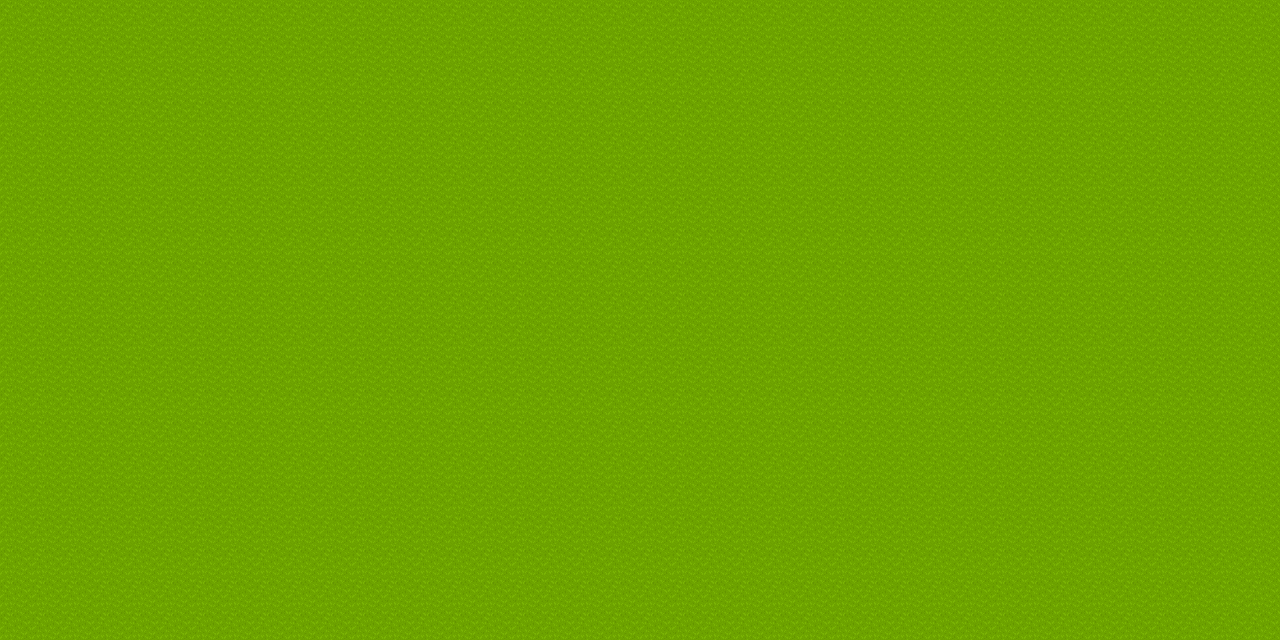

Below is a game level as drawn by its tile map, then a one-line description and the .tmx file that defines it, in full:
An orthogonal 40x20 tile map with 32x32 px tiles, 1 tile layer (Ground) and 9 objects (4x Node, 3x Guy, 2x City).

<map version="1.10" tiledversion="1.11.2" orientation="orthogonal" renderorder="right-down" width="40" height="20" tilewidth="32" tileheight="32" infinite="0" nextlayerid="3" nextobjectid="10">
 <tileset firstgid="1" source="[Base]BaseChip_pipo.tsx" />
 <layer id="1" name="Ground" width="40" height="20">
  <data encoding="csv">
2,2,2,2,2,2,2,2,2,2,2,2,2,2,2,2,2,2,2,2,2,2,2,2,2,2,2,2,2,2,2,2,2,2,2,2,2,2,2,2,
2,2,2,2,2,2,2,2,2,2,2,2,2,2,2,2,2,2,2,2,2,2,2,2,2,2,2,2,2,2,2,2,2,2,2,2,2,2,2,2,
2,2,2,2,2,2,2,2,2,2,2,2,2,2,2,2,2,2,2,2,2,2,2,2,2,2,2,2,2,2,2,2,2,2,2,2,2,2,2,2,
2,2,2,2,2,2,2,2,2,2,2,2,2,2,2,2,2,2,2,2,2,2,2,2,2,2,2,2,2,2,2,2,2,2,2,2,2,2,2,2,
2,2,2,2,2,2,2,2,2,2,2,2,2,2,2,2,2,2,2,2,2,2,2,2,2,2,2,2,2,2,2,2,2,2,2,2,2,2,2,2,
2,2,2,2,2,2,2,2,2,2,2,2,2,2,2,2,2,2,2,2,2,2,2,2,2,2,2,2,2,2,2,2,2,2,2,2,2,2,2,2,
2,2,2,2,2,2,2,2,2,2,2,2,2,2,2,2,2,2,2,2,2,2,2,2,2,2,2,2,2,2,2,2,2,2,2,2,2,2,2,2,
2,2,2,2,2,2,2,2,2,2,2,2,2,2,2,2,2,2,2,2,2,2,2,2,2,2,2,2,2,2,2,2,2,2,2,2,2,2,2,2,
2,2,2,2,2,2,2,2,2,2,2,2,2,2,2,2,2,2,2,2,2,2,2,2,2,2,2,2,2,2,2,2,2,2,2,2,2,2,2,2,
2,2,2,2,2,2,2,2,2,2,2,2,2,2,2,2,2,2,2,2,2,2,2,2,2,2,2,2,2,2,2,2,2,2,2,2,2,2,2,2,
2,2,2,2,2,2,2,2,2,2,2,2,2,2,2,2,2,2,2,2,2,2,2,2,2,2,2,2,2,2,2,2,2,2,2,2,2,2,2,2,
2,2,2,2,2,2,2,2,2,2,2,2,2,2,2,2,2,2,2,2,2,2,2,2,2,2,2,2,2,2,2,2,2,2,2,2,2,2,2,2,
2,2,2,2,2,2,2,2,2,2,2,2,2,2,2,2,2,2,2,2,2,2,2,2,2,2,2,2,2,2,2,2,2,2,2,2,2,2,2,2,
2,2,2,2,2,2,2,2,2,2,2,2,2,2,2,2,2,2,2,2,2,2,2,2,2,2,2,2,2,2,2,2,2,2,2,2,2,2,2,2,
2,2,2,2,2,2,2,2,2,2,2,2,2,2,2,2,2,2,2,2,2,2,2,2,2,2,2,2,2,2,2,2,2,2,2,2,2,2,2,2,
2,2,2,2,2,2,2,2,2,2,2,2,2,2,2,2,2,2,2,2,2,2,2,2,2,2,2,2,2,2,2,2,2,2,2,2,2,2,2,2,
2,2,2,2,2,2,2,2,2,2,2,2,2,2,2,2,2,2,2,2,2,2,2,2,2,2,2,2,2,2,2,2,2,2,2,2,2,2,2,2,
2,2,2,2,2,2,2,2,2,2,2,2,2,2,2,2,2,2,2,2,2,2,2,2,2,2,2,2,2,2,2,2,2,2,2,2,2,2,2,2,
2,2,2,2,2,2,2,2,2,2,2,2,2,2,2,2,2,2,2,2,2,2,2,2,2,2,2,2,2,2,2,2,2,2,2,2,2,2,2,2,
2,2,2,2,2,2,2,2,2,2,2,2,2,2,2,2,2,2,2,2,2,2,2,2,2,2,2,2,2,2,2,2,2,2,2,2,2,2,2,2
</data>
 </layer>
 <objectgroup id="2" name="Entities">
  <object id="1" name="West" type="City" gid="294" x="384" y="352" width="32" height="32">
   <properties>
    <property name="alliance" value="West" />
    <property name="buyPrice" type="float" value="10" />
    <property name="sellPrice" type="float" value="12" />
    <property name="storedAmount" type="float" value="110" />
   </properties>
  </object>
  <object id="2" name="East" type="City" gid="294" x="1088" y="352" width="32" height="32">
   <properties>
    <property name="alliance" value="East" />
    <property name="buyPrice" type="float" value="10" />
    <property name="sellPrice" type="float" value="12" />
    <property name="storedAmount" type="float" value="90" />
   </properties>
  </object>
  <object id="3" name="wnTop" type="Node" gid="878" x="32" y="224" width="32" height="32">
   <properties>
    <property name="harvestRate" type="float" value="20" />
    <property name="regenDelay" type="float" value="5" />
    <property name="regenRate" type="float" value="0.9" />
    <property name="resourceAmount" type="float" value="50" />
    <property name="resourceAmountMax" type="float" value="50" />
   </properties>
  </object>
  <object id="4" name="wnBot" type="Node" gid="878" x="32" y="480" width="32" height="32">
   <properties>
    <property name="harvestRate" type="float" value="20" />
    <property name="regenDelay" type="float" value="5" />
    <property name="regenRate" type="float" value="0.9" />
    <property name="resourceAmount" type="float" value="50" />
    <property name="resourceAmountMax" type="float" value="50" />
   </properties>
  </object>
  <object id="5" name="enBot" type="Node" gid="878" x="1184" y="480" width="32" height="32">
   <properties>
    <property name="harvestRate" type="float" value="20" />
    <property name="regenDelay" type="float" value="10" />
    <property name="regenRate" type="float" value="0.6" />
    <property name="resourceAmount" type="float" value="50" />
    <property name="resourceAmountMax" type="float" value="50" />
   </properties>
  </object>
  <object id="6" name="enTop" type="Node" gid="878" x="1184" y="224" width="32" height="32">
   <properties>
    <property name="harvestRate" type="float" value="20" />
    <property name="regenDelay" type="float" value="10" />
    <property name="regenRate" type="float" value="0.8" />
    <property name="resourceAmount" type="float" value="50" />
    <property name="resourceAmountMax" type="float" value="50" />
   </properties>
  </object>
  <object id="7" name="gW2" type="Guy" gid="1028" x="128" y="352" width="32" height="32">
   <properties>
    <property name="autonomyEnabled" type="bool" value="true" />
    <property name="carryCapacity" type="float" value="20" />
    <property name="idleDelay" type="float" value="0.5" />
    <property name="idleDelayJitter" type="float" value="0.1" />
    <property name="moveSpeed" type="float" value="48" />
    <property name="spriteDir" value="" />
    <property name="spriteFilename" value="Female/Female 01-1.png" />
   </properties>
  </object>
  <object id="8" name="gW1" type="Guy" gid="1028" x="64" y="352" width="32" height="32">
   <properties>
    <property name="autonomyEnabled" type="bool" value="true" />
    <property name="carryCapacity" type="float" value="20" />
    <property name="idleDelay" type="float" value="0.5" />
    <property name="idleDelayJitter" type="float" value="0.1" />
    <property name="moveSpeed" type="float" value="64" />
    <property name="spriteDir" value="" />
    <property name="spriteFilename" value="Male/Male 01-1.png" />
   </properties>
  </object>
  <object id="9" name="gE1" type="Guy" gid="1028" x="1152" y="352" width="32" height="32">
   <properties>
    <property name="autonomyEnabled" type="bool" value="true" />
    <property name="carryCapacity" type="float" value="20" />
    <property name="idleDelay" type="float" value="0.5" />
    <property name="idleDelayJitter" type="float" value="0.1" />
    <property name="moveSpeed" type="float" value="96" />
    <property name="spriteDir" value="characters/hcr/" />
    <property name="spriteFilename" value="pinkeye-02.png" />
   </properties>
  </object>
 </objectgroup>
</map>
